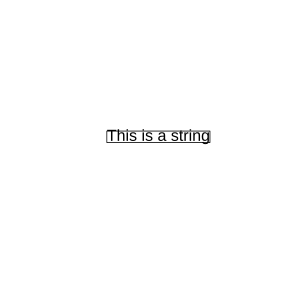

Generate this figure with R:
context("Text")
library(xml2)

test_that("par(cex) affects strwidth", {
  svglite(tempfile())
  on.exit(dev.off())

  plot.new()
  w1 <- strwidth("X")

  par(cex = 4)
  w4 <- strwidth("X")

  expect_equal(w4 / w1, 4, tol = 1e-4)
})

test_that("cex affects strwidth", {
  inlineSVG(height = 7, width = 7, {
    plot.new()
    w1 <- strwidth("X")
    w4 <- strwidth("X", cex = 4)
  })
  expect_equal(w4 / w1, 4, tol = 1e-4)
})

test_that("special characters are escaped", {
  x <- xmlSVG({
    plot.new()
    text(0.5, 0.5, "<&>")
  })
  # xml_text unescapes for us - this still tests that the
  # file parses, which it wouldn't otherwise
  expect_equal(xml_text(xml_find_first(x, ".//text")), "<&>")
})

test_that("utf-8 characters are preserved", {
  skip_on_os("windows") # skip because of xml2 buglet

  x <- xmlSVG({
    plot.new()
    text(0.5, 0.5, "\u00b5")
  })
  # xml_text unescapes for us - this still tests that the
  # file parses, which it wouldn't otherwise
  expect_equal(xml_text(xml_find_first(x, ".//text")), "\u00b5")
})

test_that("special characters are escaped", {
  x <- xmlSVG({
    plot.new()
    text(0.5, 0.5, "a", col = "#113399")
  })
  # xml_text unescapes for us - this still tests that the
  # file parses, which it wouldn't otherwise
  expect_equal(style_attr(xml_find_first(x, ".//text"), "fill"), "#113399")
})

test_that("default point size is 12", {
  x <- xmlSVG({
    plot.new()
    text(0.5, 0.5, "a")
  })
  expect_equal(style_attr(xml_find_first(x, ".//text"), "font-size"), "12.00pt")
})

test_that("cex generates fractional font sizes", {
  x <- xmlSVG({
    plot.new()
    text(0.5, 0.5, "a", cex = 0.1)
  })
  expect_equal(style_attr(xml_find_first(x, ".//text"), "font-size"), "1.20pt")
})

test_that("a symbol has width greater than 0", {
  xmlSVG({
    plot.new()
    strw <- strwidth(expression(symbol("\042")))
  })
  expect_lt(.Machine$double.eps, strw)
})

test_that("strwidth and height correctly computed", {
  svglite("test-text.svg", 4, 4)
  on.exit(dev.off())

  plot.new()
  str <- "This is a string"
  text(0.5, 0.5, str)

  h <- strheight(str)
  w <- strwidth(str)

  rect(0.5 - w / 2, 0.5 - h / 2, 0.5 + w / 2, 0.5 + h / 2)
})

test_that("strwidth has fallback for unknown fonts", {
  xmlSVG({
    plot.new()
    w <- strwidth("MMMM")
  })
  expect_true(w > 0)
})
